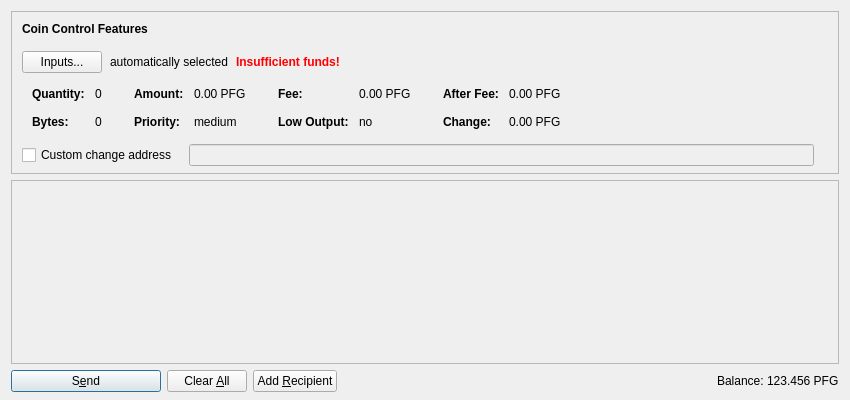
<?xml version="1.0" encoding="UTF-8"?>
<ui version="4.0">
 <class>SendCoinsDialog</class>
 <widget class="QDialog" name="SendCoinsDialog">
  <property name="geometry">
   <rect>
    <x>0</x>
    <y>0</y>
    <width>850</width>
    <height>400</height>
   </rect>
  </property>
  <property name="windowTitle">
   <string>Send Coins</string>
  </property>
  <layout class="QVBoxLayout" name="verticalLayout" stretch="0,1,0">
   <property name="bottomMargin">
    <number>8</number>
   </property>
   <item>
    <widget class="QFrame" name="frameCoinControl">
     <property name="sizePolicy">
      <sizepolicy hsizetype="Expanding" vsizetype="Expanding">
       <horstretch>0</horstretch>
       <verstretch>0</verstretch>
      </sizepolicy>
     </property>
     <property name="maximumSize">
      <size>
       <width>16777215</width>
       <height>16777215</height>
      </size>
     </property>
     <property name="frameShape">
      <enum>QFrame::StyledPanel</enum>
     </property>
     <property name="frameShadow">
      <enum>QFrame::Sunken</enum>
     </property>
     <layout class="QVBoxLayout" name="verticalLayoutCoinControl2">
      <property name="spacing">
       <number>0</number>
      </property>
      <property name="leftMargin">
       <number>0</number>
      </property>
      <property name="topMargin">
       <number>0</number>
      </property>
      <property name="rightMargin">
       <number>0</number>
      </property>
      <property name="bottomMargin">
       <number>6</number>
      </property>
      <item>
       <layout class="QVBoxLayout" name="verticalLayoutCoinControl" stretch="0,0,0,0,1">
        <property name="spacing">
         <number>0</number>
        </property>
        <property name="leftMargin">
         <number>10</number>
        </property>
        <property name="topMargin">
         <number>10</number>
        </property>
        <item>
         <layout class="QHBoxLayout" name="horizontalLayoutCoinControl1">
          <property name="bottomMargin">
           <number>15</number>
          </property>
          <item>
           <widget class="QLabel" name="labelCoinControlFeatures">
            <property name="sizePolicy">
             <sizepolicy hsizetype="Preferred" vsizetype="Maximum">
              <horstretch>0</horstretch>
              <verstretch>0</verstretch>
             </sizepolicy>
            </property>
            <property name="font">
             <font>
              <weight>75</weight>
              <bold>true</bold>
             </font>
            </property>
            <property name="styleSheet">
             <string notr="true">font-weight:bold;</string>
            </property>
            <property name="text">
             <string>Coin Control Features</string>
            </property>
           </widget>
          </item>
         </layout>
        </item>
        <item>
         <layout class="QHBoxLayout" name="horizontalLayoutCoinControl2" stretch="0,0,0,0">
          <property name="spacing">
           <number>8</number>
          </property>
          <property name="bottomMargin">
           <number>10</number>
          </property>
          <item>
           <widget class="QPushButton" name="pushButtonCoinControl">
            <property name="styleSheet">
             <string notr="true"/>
            </property>
            <property name="text">
             <string>Inputs...</string>
            </property>
           </widget>
          </item>
          <item>
           <widget class="QLabel" name="labelCoinControlAutomaticallySelected">
            <property name="text">
             <string>automatically selected</string>
            </property>
            <property name="margin">
             <number>5</number>
            </property>
           </widget>
          </item>
          <item>
           <widget class="QLabel" name="labelCoinControlInsuffFunds">
            <property name="font">
             <font>
              <weight>75</weight>
              <bold>true</bold>
             </font>
            </property>
            <property name="styleSheet">
             <string notr="true">color:red;font-weight:bold;</string>
            </property>
            <property name="text">
             <string>Insufficient funds!</string>
            </property>
            <property name="margin">
             <number>5</number>
            </property>
           </widget>
          </item>
          <item>
           <spacer name="horizontalSpacerCoinControl">
            <property name="orientation">
             <enum>Qt::Horizontal</enum>
            </property>
            <property name="sizeHint" stdset="0">
             <size>
              <width>40</width>
              <height>1</height>
             </size>
            </property>
           </spacer>
          </item>
         </layout>
        </item>
        <item>
         <widget class="QWidget" name="widgetCoinControl" native="true">
          <property name="sizePolicy">
           <sizepolicy hsizetype="Preferred" vsizetype="Preferred">
            <horstretch>0</horstretch>
            <verstretch>0</verstretch>
           </sizepolicy>
          </property>
          <property name="minimumSize">
           <size>
            <width>0</width>
            <height>0</height>
           </size>
          </property>
          <property name="styleSheet">
           <string notr="true"/>
          </property>
          <layout class="QHBoxLayout" name="horizontalLayoutCoinControl5">
           <property name="leftMargin">
            <number>0</number>
           </property>
           <property name="topMargin">
            <number>0</number>
           </property>
           <property name="rightMargin">
            <number>0</number>
           </property>
           <property name="bottomMargin">
            <number>0</number>
           </property>
           <item>
            <layout class="QHBoxLayout" name="horizontalLayoutCoinControl3" stretch="0,0,0,1">
             <property name="spacing">
              <number>20</number>
             </property>
             <property name="topMargin">
              <number>0</number>
             </property>
             <property name="bottomMargin">
              <number>10</number>
             </property>
             <item>
              <layout class="QFormLayout" name="formLayoutCoinControl1">
               <property name="horizontalSpacing">
                <number>10</number>
               </property>
               <property name="verticalSpacing">
                <number>14</number>
               </property>
               <property name="leftMargin">
                <number>10</number>
               </property>
               <property name="topMargin">
                <number>4</number>
               </property>
               <property name="rightMargin">
                <number>6</number>
               </property>
               <item row="0" column="0">
                <widget class="QLabel" name="labelCoinControlQuantityText">
                 <property name="font">
                  <font>
                   <weight>75</weight>
                   <bold>true</bold>
                  </font>
                 </property>
                 <property name="text">
                  <string>Quantity:</string>
                 </property>
                 <property name="margin">
                  <number>0</number>
                 </property>
                </widget>
               </item>
               <item row="0" column="1">
                <widget class="QLabel" name="labelCoinControlQuantity">
                 <property name="cursor">
                  <cursorShape>IBeamCursor</cursorShape>
                 </property>
                 <property name="contextMenuPolicy">
                  <enum>Qt::ActionsContextMenu</enum>
                 </property>
                 <property name="text">
                  <string notr="true">0</string>
                 </property>
                 <property name="margin">
                  <number>0</number>
                 </property>
                 <property name="textInteractionFlags">
                  <set>Qt::LinksAccessibleByMouse|Qt::TextSelectableByKeyboard|Qt::TextSelectableByMouse</set>
                 </property>
                </widget>
               </item>
               <item row="1" column="0">
                <widget class="QLabel" name="labelCoinControlBytesText">
                 <property name="font">
                  <font>
                   <weight>75</weight>
                   <bold>true</bold>
                  </font>
                 </property>
                 <property name="text">
                  <string>Bytes:</string>
                 </property>
                </widget>
               </item>
               <item row="1" column="1">
                <widget class="QLabel" name="labelCoinControlBytes">
                 <property name="cursor">
                  <cursorShape>IBeamCursor</cursorShape>
                 </property>
                 <property name="contextMenuPolicy">
                  <enum>Qt::ActionsContextMenu</enum>
                 </property>
                 <property name="text">
                  <string notr="true">0</string>
                 </property>
                 <property name="textInteractionFlags">
                  <set>Qt::LinksAccessibleByMouse|Qt::TextSelectableByKeyboard|Qt::TextSelectableByMouse</set>
                 </property>
                </widget>
               </item>
              </layout>
             </item>
             <item>
              <layout class="QFormLayout" name="formLayoutCoinControl2">
               <property name="horizontalSpacing">
                <number>10</number>
               </property>
               <property name="verticalSpacing">
                <number>14</number>
               </property>
               <property name="leftMargin">
                <number>6</number>
               </property>
               <property name="topMargin">
                <number>4</number>
               </property>
               <property name="rightMargin">
                <number>6</number>
               </property>
               <item row="0" column="0">
                <widget class="QLabel" name="labelCoinControlAmountText">
                 <property name="font">
                  <font>
                   <weight>75</weight>
                   <bold>true</bold>
                  </font>
                 </property>
                 <property name="text">
                  <string>Amount:</string>
                 </property>
                 <property name="margin">
                  <number>0</number>
                 </property>
                </widget>
               </item>
               <item row="0" column="1">
                <widget class="QLabel" name="labelCoinControlAmount">
                 <property name="cursor">
                  <cursorShape>IBeamCursor</cursorShape>
                 </property>
                 <property name="contextMenuPolicy">
                  <enum>Qt::ActionsContextMenu</enum>
                 </property>
                 <property name="text">
                  <string notr="true">0.00 PFG</string>
                 </property>
                 <property name="textInteractionFlags">
                  <set>Qt::LinksAccessibleByMouse|Qt::TextSelectableByKeyboard|Qt::TextSelectableByMouse</set>
                 </property>
                </widget>
               </item>
               <item row="1" column="0">
                <widget class="QLabel" name="labelCoinControlPriorityText">
                 <property name="font">
                  <font>
                   <weight>75</weight>
                   <bold>true</bold>
                  </font>
                 </property>
                 <property name="text">
                  <string>Priority:</string>
                 </property>
                </widget>
               </item>
               <item row="1" column="1">
                <widget class="QLabel" name="labelCoinControlPriority">
                 <property name="cursor">
                  <cursorShape>IBeamCursor</cursorShape>
                 </property>
                 <property name="contextMenuPolicy">
                  <enum>Qt::ActionsContextMenu</enum>
                 </property>
                 <property name="text">
                  <string notr="true">medium</string>
                 </property>
                 <property name="textInteractionFlags">
                  <set>Qt::LinksAccessibleByMouse|Qt::TextSelectableByKeyboard|Qt::TextSelectableByMouse</set>
                 </property>
                </widget>
               </item>
              </layout>
             </item>
             <item>
              <layout class="QFormLayout" name="formLayoutCoinControl3">
               <property name="horizontalSpacing">
                <number>10</number>
               </property>
               <property name="verticalSpacing">
                <number>14</number>
               </property>
               <property name="leftMargin">
                <number>6</number>
               </property>
               <property name="topMargin">
                <number>4</number>
               </property>
               <property name="rightMargin">
                <number>6</number>
               </property>
               <item row="0" column="0">
                <widget class="QLabel" name="labelCoinControlFeeText">
                 <property name="font">
                  <font>
                   <weight>75</weight>
                   <bold>true</bold>
                  </font>
                 </property>
                 <property name="text">
                  <string>Fee:</string>
                 </property>
                 <property name="margin">
                  <number>0</number>
                 </property>
                </widget>
               </item>
               <item row="0" column="1">
                <widget class="QLabel" name="labelCoinControlFee">
                 <property name="cursor">
                  <cursorShape>IBeamCursor</cursorShape>
                 </property>
                 <property name="contextMenuPolicy">
                  <enum>Qt::ActionsContextMenu</enum>
                 </property>
                 <property name="text">
                  <string notr="true">0.00 PFG</string>
                 </property>
                 <property name="textInteractionFlags">
                  <set>Qt::LinksAccessibleByMouse|Qt::TextSelectableByKeyboard|Qt::TextSelectableByMouse</set>
                 </property>
                </widget>
               </item>
               <item row="1" column="0">
                <widget class="QLabel" name="labelCoinControlLowOutputText">
                 <property name="font">
                  <font>
                   <weight>75</weight>
                   <bold>true</bold>
                  </font>
                 </property>
                 <property name="text">
                  <string>Low Output:</string>
                 </property>
                </widget>
               </item>
               <item row="1" column="1">
                <widget class="QLabel" name="labelCoinControlLowOutput">
                 <property name="cursor">
                  <cursorShape>IBeamCursor</cursorShape>
                 </property>
                 <property name="contextMenuPolicy">
                  <enum>Qt::ActionsContextMenu</enum>
                 </property>
                 <property name="text">
                  <string notr="true">no</string>
                 </property>
                 <property name="textInteractionFlags">
                  <set>Qt::LinksAccessibleByMouse|Qt::TextSelectableByKeyboard|Qt::TextSelectableByMouse</set>
                 </property>
                </widget>
               </item>
              </layout>
             </item>
             <item>
              <layout class="QFormLayout" name="formLayoutCoinControl4">
               <property name="horizontalSpacing">
                <number>10</number>
               </property>
               <property name="verticalSpacing">
                <number>14</number>
               </property>
               <property name="leftMargin">
                <number>6</number>
               </property>
               <property name="topMargin">
                <number>4</number>
               </property>
               <property name="rightMargin">
                <number>6</number>
               </property>
               <item row="0" column="0">
                <widget class="QLabel" name="labelCoinControlAfterFeeText">
                 <property name="font">
                  <font>
                   <weight>75</weight>
                   <bold>true</bold>
                  </font>
                 </property>
                 <property name="text">
                  <string>After Fee:</string>
                 </property>
                 <property name="margin">
                  <number>0</number>
                 </property>
                </widget>
               </item>
               <item row="0" column="1">
                <widget class="QLabel" name="labelCoinControlAfterFee">
                 <property name="cursor">
                  <cursorShape>IBeamCursor</cursorShape>
                 </property>
                 <property name="contextMenuPolicy">
                  <enum>Qt::ActionsContextMenu</enum>
                 </property>
                 <property name="text">
                  <string notr="true">0.00 PFG</string>
                 </property>
                 <property name="textInteractionFlags">
                  <set>Qt::LinksAccessibleByMouse|Qt::TextSelectableByKeyboard|Qt::TextSelectableByMouse</set>
                 </property>
                </widget>
               </item>
               <item row="1" column="0">
                <widget class="QLabel" name="labelCoinControlChangeText">
                 <property name="font">
                  <font>
                   <weight>75</weight>
                   <bold>true</bold>
                  </font>
                 </property>
                 <property name="text">
                  <string>Change:</string>
                 </property>
                </widget>
               </item>
               <item row="1" column="1">
                <widget class="QLabel" name="labelCoinControlChange">
                 <property name="cursor">
                  <cursorShape>IBeamCursor</cursorShape>
                 </property>
                 <property name="contextMenuPolicy">
                  <enum>Qt::ActionsContextMenu</enum>
                 </property>
                 <property name="text">
                  <string notr="true">0.00 PFG</string>
                 </property>
                 <property name="textInteractionFlags">
                  <set>Qt::LinksAccessibleByMouse|Qt::TextSelectableByKeyboard|Qt::TextSelectableByMouse</set>
                 </property>
                </widget>
               </item>
              </layout>
             </item>
            </layout>
           </item>
          </layout>
         </widget>
        </item>
        <item>
         <layout class="QHBoxLayout" name="horizontalLayoutCoinControl4" stretch="0,0,0">
          <property name="spacing">
           <number>12</number>
          </property>
          <property name="sizeConstraint">
           <enum>QLayout::SetDefaultConstraint</enum>
          </property>
          <property name="topMargin">
           <number>5</number>
          </property>
          <property name="rightMargin">
           <number>5</number>
          </property>
          <item>
           <widget class="QCheckBox" name="checkBoxCoinControlChange">
            <property name="toolTip">
             <string>If this is activated, but the change address is empty or invalid, change will be sent to a newly generated address.</string>
            </property>
            <property name="text">
             <string>Custom change address</string>
            </property>
           </widget>
          </item>
          <item>
           <widget class="QValidatedLineEdit" name="lineEditCoinControlChange">
            <property name="enabled">
             <bool>false</bool>
            </property>
            <property name="sizePolicy">
             <sizepolicy hsizetype="Expanding" vsizetype="Fixed">
              <horstretch>0</horstretch>
              <verstretch>0</verstretch>
             </sizepolicy>
            </property>
           </widget>
          </item>
          <item>
           <widget class="QLabel" name="labelCoinControlChangeLabel">
            <property name="sizePolicy">
             <sizepolicy hsizetype="Preferred" vsizetype="Expanding">
              <horstretch>0</horstretch>
              <verstretch>0</verstretch>
             </sizepolicy>
            </property>
            <property name="minimumSize">
             <size>
              <width>0</width>
              <height>0</height>
             </size>
            </property>
            <property name="text">
             <string/>
            </property>
            <property name="margin">
             <number>3</number>
            </property>
           </widget>
          </item>
         </layout>
        </item>
        <item>
         <spacer name="verticalSpacerCoinControl">
          <property name="orientation">
           <enum>Qt::Vertical</enum>
          </property>
          <property name="sizeHint" stdset="0">
           <size>
            <width>800</width>
            <height>1</height>
           </size>
          </property>
         </spacer>
        </item>
       </layout>
      </item>
     </layout>
    </widget>
   </item>
   <item>
    <widget class="QScrollArea" name="scrollArea">
     <property name="widgetResizable">
      <bool>true</bool>
     </property>
     <widget class="QWidget" name="scrollAreaWidgetContents">
      <property name="geometry">
       <rect>
        <x>0</x>
        <y>0</y>
        <width>830</width>
        <height>178</height>
       </rect>
      </property>
      <layout class="QVBoxLayout" name="verticalLayout_2" stretch="0,1">
       <property name="leftMargin">
        <number>0</number>
       </property>
       <property name="topMargin">
        <number>0</number>
       </property>
       <property name="rightMargin">
        <number>0</number>
       </property>
       <property name="bottomMargin">
        <number>0</number>
       </property>
       <item>
        <layout class="QVBoxLayout" name="entries">
         <property name="spacing">
          <number>6</number>
         </property>
        </layout>
       </item>
       <item>
        <spacer name="verticalSpacer">
         <property name="orientation">
          <enum>Qt::Vertical</enum>
         </property>
         <property name="sizeHint" stdset="0">
          <size>
           <width>20</width>
           <height>40</height>
          </size>
         </property>
        </spacer>
       </item>
      </layout>
     </widget>
    </widget>
   </item>
   <item>
    <layout class="QHBoxLayout" name="horizontalLayout">
     <item>
      <widget class="QPushButton" name="sendButton">
       <property name="minimumSize">
        <size>
         <width>150</width>
         <height>0</height>
        </size>
       </property>
       <property name="toolTip">
        <string>Confirm the send action</string>
       </property>
       <property name="text">
        <string>S&amp;end</string>
       </property>
       <property name="icon">
        <iconset resource="../bitmark.qrc">
         <normaloff>:/icons/send</normaloff>:/icons/send</iconset>
       </property>
       <property name="default">
        <bool>true</bool>
       </property>
      </widget>
     </item>
     <item>
      <widget class="QPushButton" name="clearButton">
       <property name="sizePolicy">
        <sizepolicy hsizetype="Minimum" vsizetype="Fixed">
         <horstretch>0</horstretch>
         <verstretch>0</verstretch>
        </sizepolicy>
       </property>
       <property name="toolTip">
        <string>Clear all fields of the form.</string>
       </property>
       <property name="text">
        <string>Clear &amp;All</string>
       </property>
       <property name="icon">
        <iconset resource="../bitmark.qrc">
         <normaloff>:/icons/remove</normaloff>:/icons/remove</iconset>
       </property>
       <property name="autoRepeatDelay">
        <number>300</number>
       </property>
       <property name="autoDefault">
        <bool>false</bool>
       </property>
      </widget>
     </item>
     <item>
      <widget class="QPushButton" name="addButton">
       <property name="toolTip">
        <string>Send to multiple recipients at once</string>
       </property>
       <property name="text">
        <string>Add &amp;Recipient</string>
       </property>
       <property name="icon">
        <iconset resource="../bitmark.qrc">
         <normaloff>:/icons/add</normaloff>:/icons/add</iconset>
       </property>
       <property name="autoDefault">
        <bool>false</bool>
       </property>
      </widget>
     </item>
     <item>
      <spacer name="horizontalSpacer">
       <property name="orientation">
        <enum>Qt::Horizontal</enum>
       </property>
       <property name="sizeHint" stdset="0">
        <size>
         <width>40</width>
         <height>20</height>
        </size>
       </property>
      </spacer>
     </item>
     <item>
      <layout class="QHBoxLayout" name="horizontalLayout_2">
       <property name="spacing">
        <number>3</number>
       </property>
       <item>
        <widget class="QLabel" name="label">
         <property name="sizePolicy">
          <sizepolicy hsizetype="Preferred" vsizetype="Fixed">
           <horstretch>0</horstretch>
           <verstretch>0</verstretch>
          </sizepolicy>
         </property>
         <property name="text">
          <string>Balance:</string>
         </property>
        </widget>
       </item>
       <item>
        <widget class="QLabel" name="labelBalance">
         <property name="sizePolicy">
          <sizepolicy hsizetype="Preferred" vsizetype="Fixed">
           <horstretch>0</horstretch>
           <verstretch>0</verstretch>
          </sizepolicy>
         </property>
         <property name="cursor">
          <cursorShape>IBeamCursor</cursorShape>
         </property>
         <property name="text">
          <string notr="true">123.456 PFG</string>
         </property>
         <property name="textInteractionFlags">
          <set>Qt::LinksAccessibleByMouse|Qt::TextSelectableByKeyboard|Qt::TextSelectableByMouse</set>
         </property>
        </widget>
       </item>
      </layout>
     </item>
    </layout>
   </item>
  </layout>
 </widget>
 <customwidgets>
  <customwidget>
   <class>QValidatedLineEdit</class>
   <extends>QLineEdit</extends>
   <header>qvalidatedlineedit.h</header>
  </customwidget>
 </customwidgets>
 <resources>
  <include location="../bitmark.qrc"/>
 </resources>
 <connections/>
</ui>
